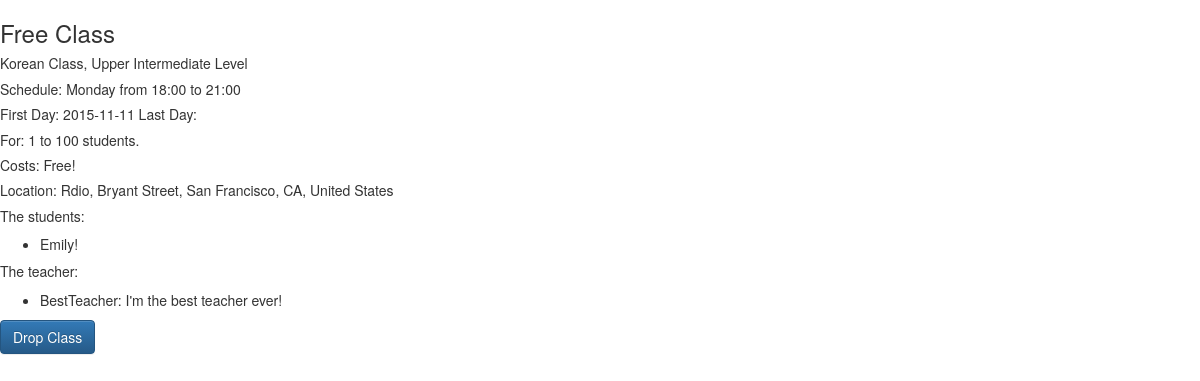
Page /enrolled-in/25 (signed in) on the committed database.
### model.py (models this page shows, shortened)
class Classroom(db.Model):
    __tablename__ = "classes"
    class_id = db.Column(db.Integer, autoincrement=True, primary_key=True)
    class_name = db.Column(db.String(35), nullable=False)
    language = db.Column(db.String(40), nullable=False)
    level = db.Column(db.String, nullable=False)
    cost = db.Column(db.Integer, nullable=True)
    per_time = db.Column(db.String, nullable=False)
    min_students = db.Column(db.Integer, nullable=False)
    max_students = db.Column(db.Integer, nullable=False)
    address = db.Column(db.String, nullable=True)
    lat = db.Column(db.Float, nullable=True)
    lng = db.Column(db.Float, nullable=True)
    class_days = db.Column(db.String, nullable=False)
    start_date = db.Column(db.String, nullable=False)
    end_date = db.Column(db.String, nullable=True)
    start_time = db.Column(db.String, nullable=False)
    end_time = db.Column(db.String, nullable=False)
    def __repr__(self):
        return "<Class class_id={} language={}>".format(self.class_id, self.language)

class User(db.Model):
    __tablename__ = "users"
    user_id = db.Column(db.Integer, primary_key=True, autoincrement=True)
    username = db.Column(db.String(40), nullable=False)
    email = db.Column(db.String(100), nullable=False)
    password = db.Column(db.String(30), nullable=False)
    fname = db.Column(db.String(60))
    lname = db.Column(db.String(100))
    is_teacher = db.Column(db.Boolean, nullable=False)
    image = db.Column(db.String(150))
    bio = db.Column(db.String(300))

### server.py (the view)
@app.route('/enrolled-in/<url_id>')
def enrolled_in(url_id):
    returned_classes = db.session.query(Classroom).filter(Classroom.class_id==url_id).first()
    print "returned class info:"
    print returned_classes
    print returned_classes.class_name
    all_class = db.session.query(User).join(ClassUser).filter(ClassUser.class_id==url_id).all()
    return render_template("enrolled-in.html", returned_classes=returned_classes, url_id=url_id, all_class=all_class)

### templates/enrolled-in.html (shortened to what this page needs)
{% extends 'base.html' %}
{% block body %}
  <div>
    <h3>{{ returned_classes.class_name }}</h3>
  </div>
  <div>
    <h5>{{ returned_classes.language }} Class, {{ returned_classes.level }} Level</h5>
  </div>
  <div>
    <h5>Schedule: {{ returned_classes.class_days }} from {{ returned_classes.start_time }} to {{ returned_classes.end_time }}</h5>
  </div>
  <div>
    <h5>First Day: {{ returned_classes.start_date }} Last Day: {{ returned_classes.end_date }}</h5>
  </div>
  <div>
    <h5>For: {{ returned_classes.min_students }} to {{ returned_classes.max_students }} students.</h5>
  </div>
  <div>
      {% if returned_classes.cost == 0 %}
      <h5>Costs: Free!</h5>
      {% else %}
      <h5>Costs: ${{ returned_classes.cost }}/{{ returned_classes.per_time }}</h5>
      {% endif %}
  </div>
  <div>
    <h5>Location: {{ returned_classes.address }} </h5>
  </div>
  <div>
    <h5>The students:</h5>
      <ul>
        {% for stu in all_class %}
        {% if stu.is_teacher == 0 %}
        <li>{{ stu.username }}</li>
      {% endif %}
      {% endfor %}
      </ul>
    <h5>The teacher:</h5>
      <ul>
        {% for stu in all_class %}
        {% if stu.is_teacher == 1 %}
        <li>{{ stu.username }}: {{ stu.bio }}</li>
        {% endif %}
        {% endfor %}
        </ul>
  </div>
  <div>
    <form action="/join-class" method="POST" id="join">
      <button type="submit" class="btn btn-primary" name="join-it" id="join-it">Drop Class</button>
    </form>
  </div>
    <div id="map" style="width: 400px; height: 400px"></div>
  {% endblock %}

### static/project.css (style rules this page uses)
#map { height: 50%; width: 50%; }

### rows in the picture
Classroom: class_name "Free Class", language "Korean", level "Upper Intermediate", class_days "Monday", start_time "18:00", end_time "21:00", start_date "2015-11-11", min_students "1", max_students "100", address "Rdio, Bryant Street, San Francisco, CA, United States"
User: username "Emily!"
User: username "BestTeacher", bio "I'm the best teacher ever!"
